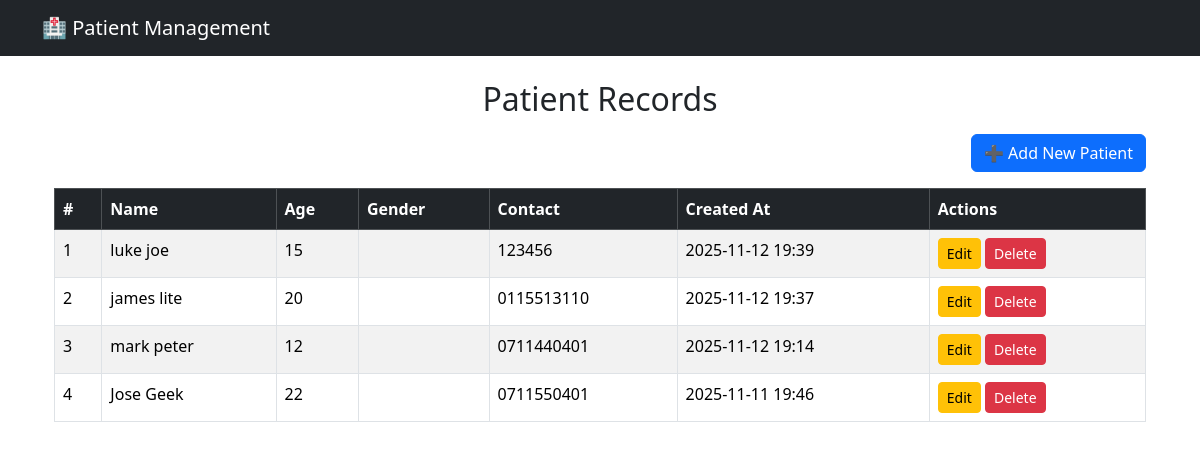
The page / on the database its author committed.
### patients/models.py (models this page shows, shortened)
class Patient(models.Model):
    first_name = models.CharField(max_length=50)
    last_name = models.CharField(max_length=50)
    email = models.EmailField()
    address = models.TextField()
    age = models.IntegerField()          # add this if missing
    phone = models.CharField(max_length=20)  # add this if missing
    created_at = models.DateTimeField(auto_now_add=True)

### patients/views.py (the view)
# urls.py: path('', home, name='home'),          # Home page
def home(request):
    patients = Patient.objects.all().order_by('-created_at')
    return render(request, 'patients/home.html', {'patients': patients})

### patients/templates/patients/home.html
{% extends 'base.html' %}
{% block content %}
<div class="container mt-4">
    <h2 class        ="mb-3 text-center">Patient Records</h2>
    <div class="text-end mb-3">
        <a href="{% url 'add_patient' %}" class="btn btn-primary">➕ Add New Patient</a>
    </div>
    {% if patients %}
    <table class="table table-bordered table-striped">
        <thead class="table-dark">
            <tr>
                <th>#</th>
                <th>Name</th>
                <th>Age</th>
                <th>Gender</th>
                <th>Contact</th>
                <th>Created At</th>
                <th>Actions</th>
            </tr>
        </thead>
<tbody>
    {% for patient in patients %}
    <tr>
        <td>{{ forloop.counter }}</td>
        <td>{{ patient.first_name }} {{ patient.last_name }}</td>
        <td>{{ patient.age }}</td>
        <td>{{ patient.gender }}</td>
        <td>{{ patient.phone }}</td>
        <td>{{ patient.created_at|date:"Y-m-d H:i" }}</td>
        <td>
            <a href="{% url 'edit_patient' patient.pk %}" class="btn btn-sm btn-warning">Edit</a>
            <a href="{% url 'delete_patient' patient.pk %}" class="btn btn-sm btn-danger">Delete</a>
        </td>
    </tr>
    {% endfor %}
</tbody>
    </table>
    {% else %}
        <p class="text-center">No patients added yet.</p>
    {% endif %}
</div>
{% endblock %}

### patients/templates/base.html (shortened to what this page needs)
<!DOCTYPE html>
<html lang="en">
<head>
    <link href="https://cdn.jsdelivr.net/npm/bootstrap@5.3.2/dist/css/bootstrap.min.css" rel="stylesheet">
</head>
<body>
    <nav class="navbar navbar-expand-lg navbar-dark bg-dark mb-4">
        <div class="container">
            <a class="navbar-brand" href="{% url 'home' %}">🏥 Patient Management</a>
        </div>
    </nav>
    <div class="container">
        {% block content %}
        {% endblock %}
    </div>
</body>
</html>

### rows shown on the page
Patient: first_name "luke", last_name "joe", age "15", phone "123456", created_at "2025-11-12 19:39"
Patient: first_name "james", last_name "lite", age "20", phone "0115513110", created_at "2025-11-12 19:37"
Patient: first_name "mark", last_name "peter", age "12", phone "0711440401", created_at "2025-11-12 19:14"
Patient: first_name "Jose", last_name "Geek", age "22", phone "0711550401", created_at "2025-11-11 19:46"
